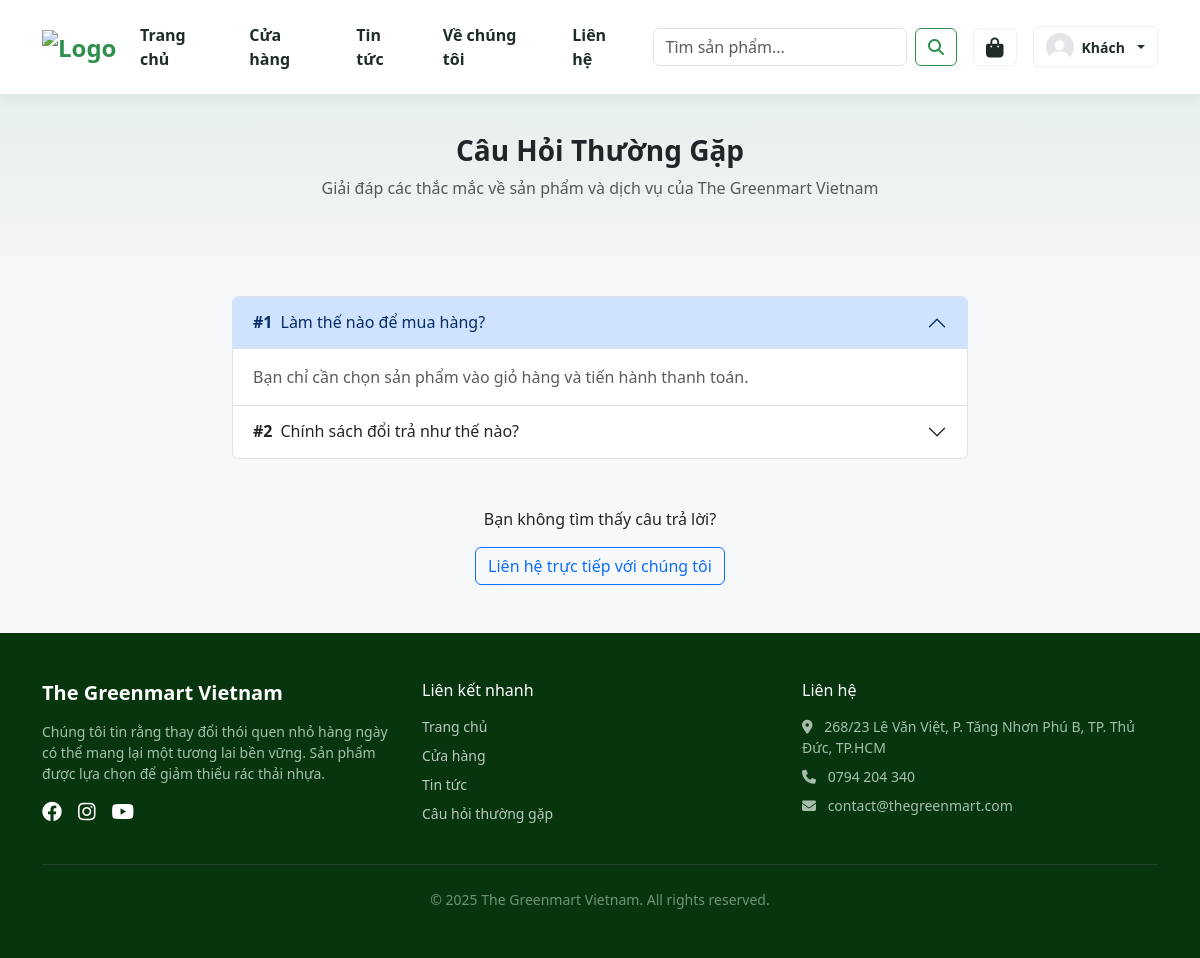
Page /index.php?controller=page&action=faq (signed in) on the committed database.
### tables this page shows
CREATE TABLE IF NOT EXISTS `faqs` (
  `id` int(11) NOT NULL AUTO_INCREMENT,
  `question` varchar(255) NOT NULL,
  `answer` text NOT NULL,
  `order_number` int(11) DEFAULT 0,
  PRIMARY KEY (`id`)
);

### controllers/PageController.php (called while the page is built, shortened)
<?php
class PageController extends BaseController {
    public function faq() {
        $model = new BaseModel();
        $sql = "SELECT * FROM faqs ORDER BY order_number ASC";
        $faqs = $model->query($sql)->fetchAll(PDO::FETCH_ASSOC);
        $this->view('client/faq', ['faqs' => $faqs]);
    }
}
?>

### models/BaseModel.php (called while the page is built, shortened)
<?php
class BaseModel {
    protected $conn;
    public function __construct() {
        $database = new Database();
        $this->conn = $database->getConnection();
    }
    public function query($sql, $params = []) {
        $stmt = $this->conn->prepare($sql);
        $stmt->execute($params);
        return $stmt;
    }
}
?>

### config/database.php (called while the page is built, shortened)
<?php
class Database {
    private $host = "localhost";
    private $db_name = "database";
    private $username = "root";
    private $password = "";
    public function getConnection() {
        $this->conn = null;
        try {
            $this->conn = new PDO("mysql:host=" . $this->host . ";dbname=" . $this->db_name . ";charset=utf8", $this->username, $this->password);
            $this->conn->setAttribute(PDO::ATTR_ERRMODE, PDO::ERRMODE_EXCEPTION);
        } catch(PDOException $exception) {
            echo "Lỗi kết nối: " . $exception->getMessage();
        }
        return $this->conn;
    }
}
?>

### views/client/faq.php (the view)
<?php include './views/layouts/header_client.php'; ?>
<section class="page-header-block text-center">
    <div class="container">
        <h1 class="fw-bold h3 mb-2">Câu Hỏi Thường Gặp</h1>
        <p class="text-muted">Giải đáp các thắc mắc về sản phẩm và dịch vụ của The Greenmart Vietnam</p>
    </div>
</section>
<div class="container mb-5">
    <div class="row justify-content-center">
        <div class="col-md-8">
            <?php if(empty($faqs)): ?>
                <div class="alert alert-info text-center">Hiện chưa có câu hỏi nào.</div>
            <?php else: ?>
                <div class="accordion" id="accordionFAQ">
                    <?php foreach($faqs as $index => $faq): ?>
                        <div class="accordion-item">
                            <h2 class="accordion-header" id="heading<?php echo $faq['id']; ?>">
                                <button class="accordion-button <?php echo ($index == 0) ? '' : 'collapsed'; ?>"
                                        type="button"
                                        data-bs-toggle="collapse"
                                        data-bs-target="#collapse<?php echo $faq['id']; ?>"
                                        aria-expanded="<?php echo ($index == 0) ? 'true' : 'false'; ?>"
                                        aria-controls="collapse<?php echo $faq['id']; ?>">
                                    <strong class="me-2">#<?php echo $index + 1; ?></strong>
                                    <?php echo htmlspecialchars($faq['question']); ?>
                                </button>
                            </h2>
                            <div id="collapse<?php echo $faq['id']; ?>"
                                 class="accordion-collapse collapse <?php echo ($index == 0) ? 'show' : ''; ?>"
                                 aria-labelledby="heading<?php echo $faq['id']; ?>"
                                 data-bs-parent="#accordionFAQ">
                                <div class="accordion-body text-muted">
                                    <?php echo nl2br(htmlspecialchars($faq['answer'])); ?>
                                </div>
                            </div>
                        </div>
                    <?php endforeach; ?>
                </div>
            <?php endif; ?>
            <div class="mt-5 text-center">
                <p>Bạn không tìm thấy câu trả lời?</p>
                <a href="index.php?controller=contact" class="btn btn-outline-primary">Liên hệ trực tiếp với chúng tôi</a>
            </div>
        </div>
    </div>
</div>
<?php include './views/layouts/footer_client.php'; ?>

### views/layouts/header_client.php (style rules this page uses)
:root { --green: #2f8f4e; --dark-green: #07350dff; }
body { background-color: #f7f8fa; }
.page-header-block { background: linear-gradient(180deg, rgba(47, 143, 78, 0.08), rgba(0, 0, 0, 0.02)); padding: 40px 0; margin-bottom: 40px; }

### rows in the picture
faqs: question "Làm thế nào để mua hàng?", answer "Bạn chỉ cần chọn sản phẩm vào giỏ hàng và tiến hành thanh toán."
faqs: question "Chính sách đổi trả như thế nào?"

### other values in the picture
$_SESSION['user']['name'] "Khách"
$settings['site_name'] "The Greenmart Vietnam"
$settings['contact_address'] "268/23 Lê Văn Việt, P. Tăng Nhơn Phú B, TP. Thủ Đức, TP.HCM"
$settings['contact_phone'] "0794 204 340"
$settings['contact_email'] "contact@thegreenmart.com"
